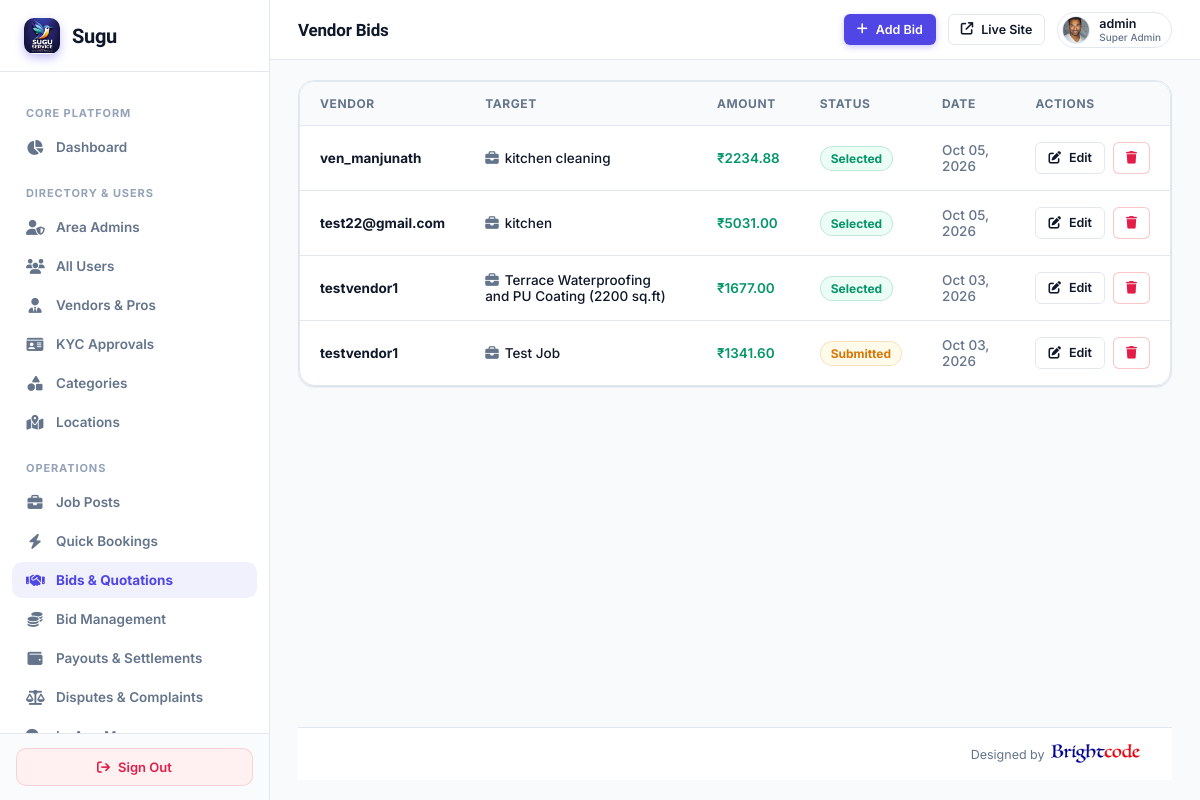
The page /super-admin/bids/ (signed in) on the database as committed earlier.
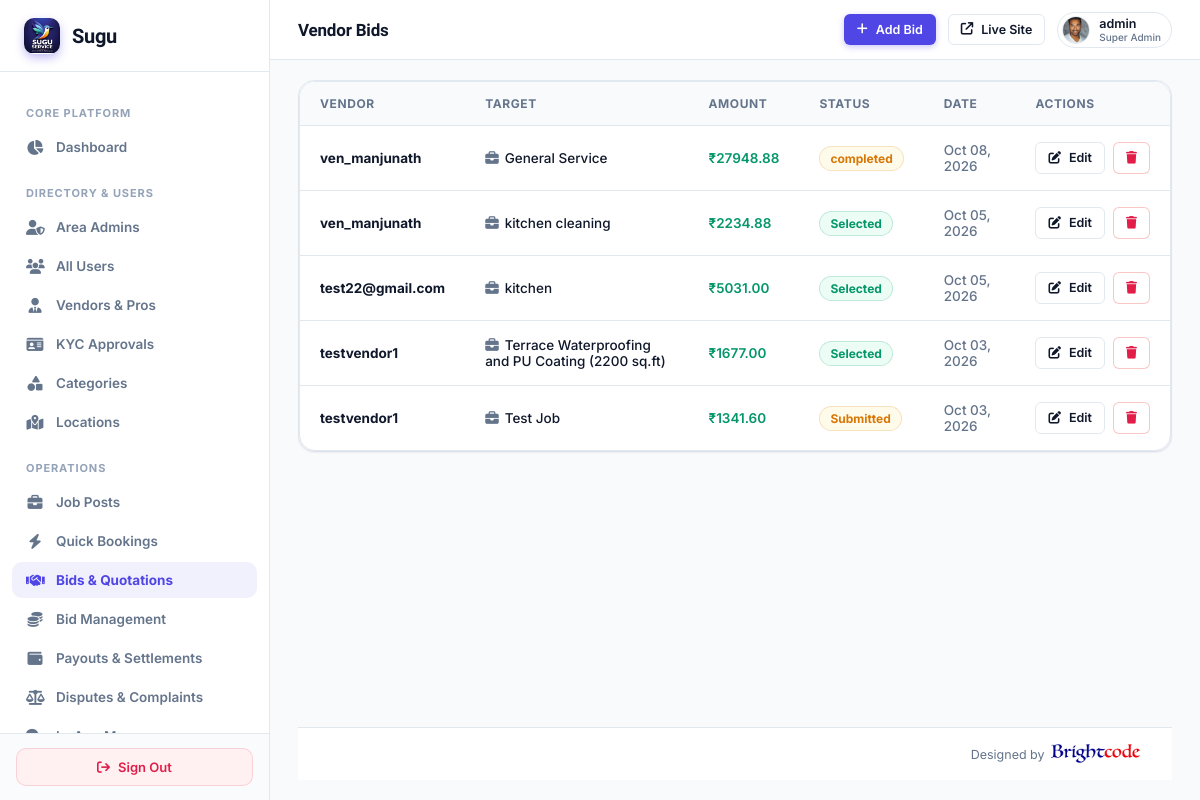
The same page on the database as committed later.
### myapp/models.py (models this page shows, shortened)
class Bid(models.Model):
    STATUS_CHOICES = (
        ('submitted', 'Submitted'),
        ('selected', 'Selected'),
        ('rejected', 'Rejected'),
        ('withdrawn', 'Withdrawn'),
    )
    vendor = models.ForeignKey(CustomUser, on_delete=models.CASCADE, related_name='bids')
    job = models.ForeignKey(Job, on_delete=models.CASCADE, related_name='bids', null=True, blank=True)
    quick_service = models.ForeignKey('QuickService', on_delete=models.SET_NULL, null=True, blank=True, related_name='legacy_bids')
    amount = models.DecimalField(max_digits=10, decimal_places=2)
    vendor_base_amount = models.DecimalField(max_digits=10, decimal_places=2, null=True, blank=True, help_text="Net amount vendor receives upon completion")
    commission_percent_applied = models.DecimalField(max_digits=5, decimal_places=2, default=10.00, help_text="Platform commission % at bid time")
    commission_amount = models.DecimalField(max_digits=10, decimal_places=2, default=0.00, help_text="Platform commission fee in INR")
    cgst_percent_applied = models.DecimalField(max_digits=5, decimal_places=2, default=9.00, help_text="CGST % applied")
    cgst_amount = models.DecimalField(max_digits=10, decimal_places=2, default=0.00, help_text="CGST collected in INR")
    sgst_percent_applied = models.DecimalField(max_digits=5, decimal_places=2, default=9.00, help_text="SGST % applied")
    sgst_amount = models.DecimalField(max_digits=10, decimal_places=2, default=0.00, help_text="SGST collected in INR")
    flat_fee_amount = models.DecimalField(max_digits=8, decimal_places=2, default=0.00, help_text="Flat convenience fee in INR")
    total_customer_amount = models.DecimalField(max_digits=10, decimal_places=2, null=True, blank=True, help_text="Final payable amount charged to customer")
    estimated_time = models.CharField(max_length=100, null=True, blank=True)
    message = models.TextField(null=True, blank=True)
    proposal = models.TextField(null=True, blank=True)
    attachment = models.FileField(upload_to='bid_attachments/', null=True, blank=True)
    status = models.CharField(max_length=20, choices=STATUS_CHOICES, default='submitted')
    created_at = models.DateTimeField(default=timezone.now)

class CustomUser(AbstractUser):
    ROLE_CHOICES = (
        ('ADMIN', 'Admin'),
        ('VENDOR', 'Vendor'),
        ('USER', 'User'),
    )
    role = models.CharField(max_length=20, choices=ROLE_CHOICES, default='USER')
    assigned_state = models.CharField(max_length=100, blank=True, null=True, help_text="Assigned State/Territory for Area Admin")
    assigned_city = models.CharField(max_length=100, blank=True, null=True, help_text="Assigned City (optional) for Area Admin")

class Job(models.Model):
    STATUS_CHOICES = (
        ('open', 'Open'),
        ('progress', 'In Progress'),
        ('completed', 'Completed'),
        ('cancelled', 'Cancelled'),
        ('closed', 'Closed'),
        ('selected', 'Vendor Selected'),
    )
    title = models.CharField(max_length=255)
    category = models.ForeignKey('Category', on_delete=models.SET_NULL, null=True, blank=True)
    description = models.TextField(blank=True, null=True)
    required_work = models.JSONField(default=list, blank=True, null=True)
    scope_of_work = models.TextField(blank=True, null=True)
    materials_details = models.TextField(blank=True, null=True)
    additional_requirements = models.TextField(blank=True, null=True)
    budget = models.DecimalField(max_digits=10, decimal_places=2)
    budget_type = models.CharField(max_length=50, blank=True, null=True)
    preferred_start_date = models.DateField(null=True, blank=True)
    expected_completion = models.DateField(null=True, blank=True)
    required_time = models.CharField(max_length=100, blank=True, null=True)
    shift_availability = models.CharField(max_length=50, blank=True, null=True)
    working_hours = models.CharField(max_length=100, blank=True, null=True)
    location = models.ForeignKey('Location', on_delete=models.SET_NULL, null=True, blank=True)
    latitude = models.DecimalField(max_digits=9, decimal_places=6, null=True, blank=True, help_text="Job location latitude")
    longitude = models.DecimalField(max_digits=9, decimal_places=6, null=True, blank=True, help_text="Job location longitude")
    city = models.CharField(max_length=100, null=True, blank=True, help_text="Job city")
    state = models.CharField(max_length=100, null=True, blank=True, help_text="Job state")
    locality = models.CharField(max_length=255, null=True, blank=True, help_text="Colony/Locality name")
    address = models.TextField(blank=True, null=True)
    pincode = models.CharField(max_length=20, blank=True, null=True)
    contact_name = models.CharField(max_length=255, blank=True, null=True)
    contact_mobile = models.CharField(max_length=20, blank=True, null=True)
    user = models.ForeignKey(CustomUser, on_delete=models.CASCADE, related_name='jobs')
    bids_count = models.IntegerField(default=0)
    max_bids = models.IntegerField(default=10, blank=True, null=True, help_text="Maximum allowed bids")
    min_bid_amount = models.DecimalField(max_digits=10, decimal_places=2, null=True, blank=True, help_text="Minimum allowed bid price")
    max_bid_amount = models.DecimalField(max_digits=10, decimal_places=2, null=True, blank=True, help_text="Maximum allowed bid price")
    assigned_vendor = models.ForeignKey(CustomUser, on_delete=models.SET_NULL, null=True, blank=True, related_name='assigned_jobs', help_text="Vendor assigned to this job")
    status = models.CharField(max_length=20, choices=STATUS_CHOICES, default='open')
    created_at = models.DateTimeField(default=timezone.now)

### myapp/super_admin_views.py (the view)
# urls.py: path('super-admin/bids/', super_admin_views.super_admin_bids, name='super_admin_bids'),
@sa_required
def super_admin_bids(request):
    bids_qs = Bid.objects.all().select_related('vendor', 'job', 'quick_service').order_by('-created_at')
    paginator = Paginator(bids_qs, 10)
    page_num = request.GET.get('page', 1)
    try:
        bids = paginator.page(page_num)
    except (EmptyPage, PageNotAnInteger):
        bids = paginator.page(1)
    page_range = paginator.get_elided_page_range(bids.number, on_each_side=2, on_ends=1)
    return render(request, 'superadmin/bids.html', {'bids': bids, 'page_range': page_range})

### myapp/super_admin_views.py (called while the page is built)
def sa_required(view_func):
    from functools import wraps
    @wraps(view_func)
    def wrapper(request, *args, **kwargs):
        if not request.user.is_authenticated or not request.user.is_superuser:
            return redirect(f'{LOGIN_URL}?next={request.path}')
        return view_func(request, *args, **kwargs)
    return wrapper

### templates/superadmin/bids.html (shortened to what this page needs)
{% extends 'superadmin/base.html' %}
{% block header_title %}Vendor Bids{% endblock %}
{% block header_actions %}
<a href="{% url 'super_admin_bid_create' %}" class="btn btn-primary btn-sm">
  <i class="fa-solid fa-plus"></i>
  <span>Add Bid</span>
</a>
{% endblock %}
{% block content %}
<div class="card" style="padding: 0;">
  <div class="table-container">
    <table>
      <thead>
        <tr>
          <th>Vendor</th>
          <th>Target</th>
          <th>Amount</th>
          <th>Status</th>
          <th>Date</th>
          <th>Actions</th>
        </tr>
      </thead>
      <tbody>
        {% for bid in bids %}
        <tr>
          <td><strong>{{ bid.vendor.username }}</strong></td>
          <td>
            {% if bid.job %}
              <i class="fa-solid fa-briefcase" style="color: var(--text-muted); margin-right: 6px;"></i>{{ bid.job.title }}
            {% elif bid.quick_service %}
              <i class="fa-solid fa-bolt" style="color: var(--warning); margin-right: 6px;"></i>{{ bid.quick_service.title }}
            {% else %}
              -
            {% endif %}
          </td>
          <td style="color: var(--success); font-weight: 600;">₹{{ bid.amount }}</td>
          <td><span class="badge {% if bid.status == 'selected' %}active{% elif bid.status == 'rejected' %}inactive{% else %}warn{% endif %}">{{ bid.get_status_display }}</span></td>
          <td style="color: var(--text-muted);">{{ bid.created_at|date:"M d, Y" }}</td>
          <td>
            <div style="display: flex; gap: 8px;">
              <a href="{% url 'super_admin_bid_edit' bid.id %}" class="btn btn-outline btn-sm"><i class="fa-solid fa-pen-to-square"></i> Edit</a>
              <a href="{% url 'super_admin_bid_delete' bid.id %}" class="btn btn-outline btn-sm" style="border-color: rgba(239,68,68,0.3);" onclick="return confirm('Delete this bid?')">
                <i class="fa-solid fa-trash" style="color: var(--danger);"></i>
              </a>
            </div>
          </td>
        </tr>
        {% empty %}
        <tr><td colspan="6" style="text-align: center; padding: 40px; color: var(--text-muted);">No bids found.</td></tr>
        {% endfor %}
      </tbody>
    </table>
  </div>
</div>
{% endblock %}

Rows that differ between the two databases and show on the page:
added Bid: vendor.username "ven_manjunath", job "General Service", amount "27948.88", status "completed", created_at "Oct 08, 2026"
